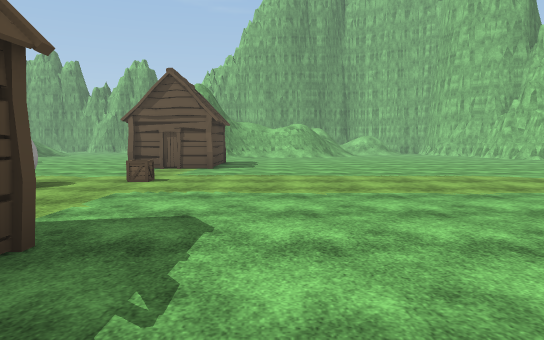
view 1 (above)

24 first-person views from a walk through a scene from a Unity 3-D project. The camera is 1.4 m above the floor, tilts 4° down and sees 70° across. The floor is counted in squares, 2 m on a side. Each view is taken from the middle of a square. On the plan, view 1 faces up. The plan holds only what a view shows up to about 11 squares ahead; the rest is blank. The place goes on beyond the plan. The player is left out. Some surface patterns are stand-ins.

view 2
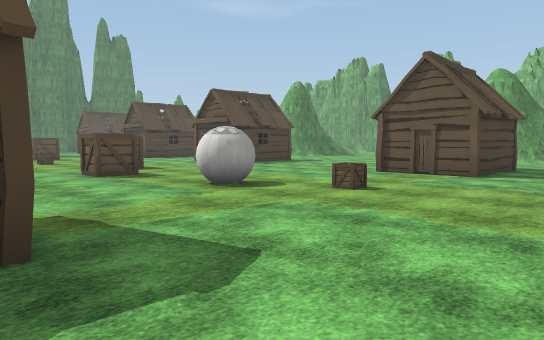

view 3
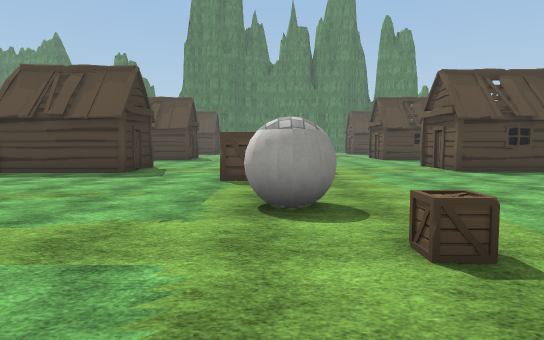

view 4
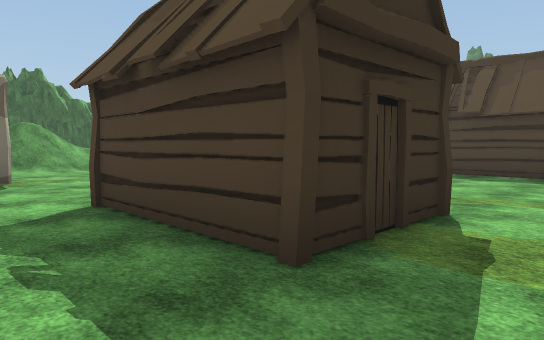

view 5
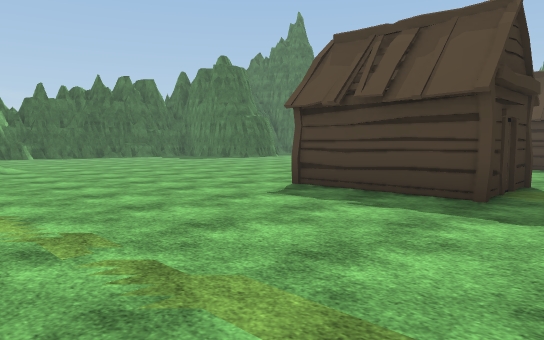

view 6
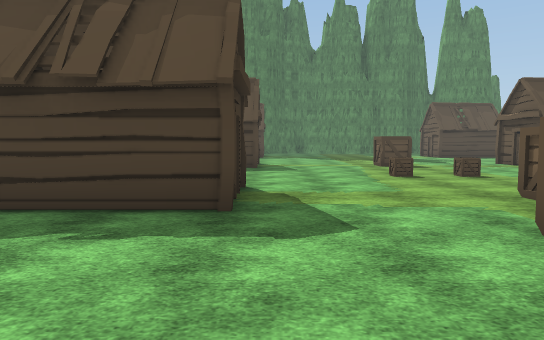

view 7
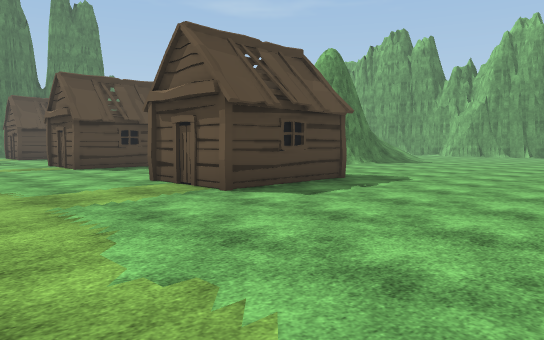

view 8
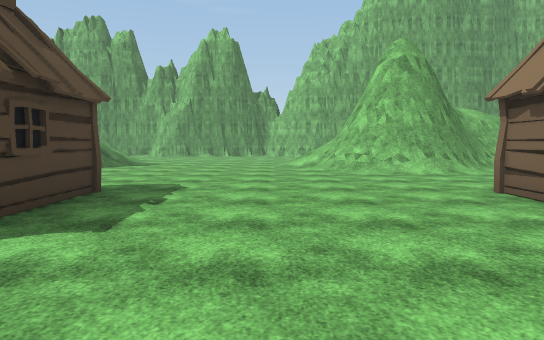

view 9
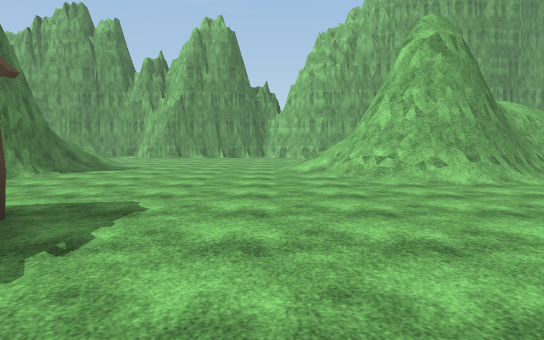

view 10
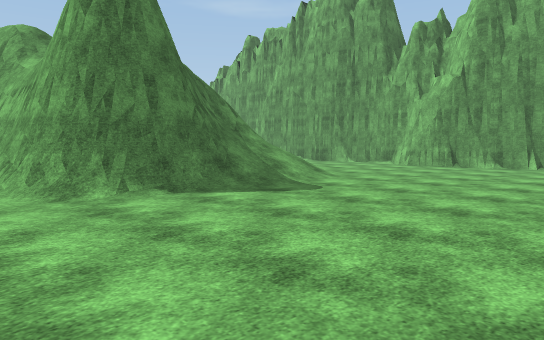

view 11
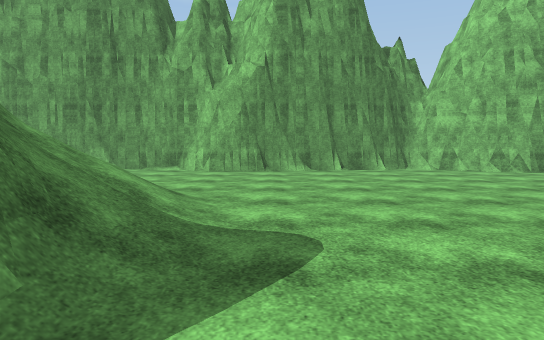

view 12
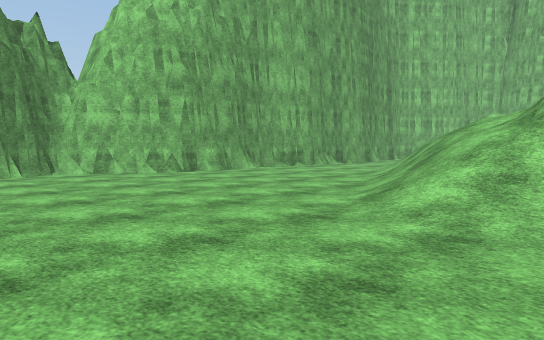

view 13
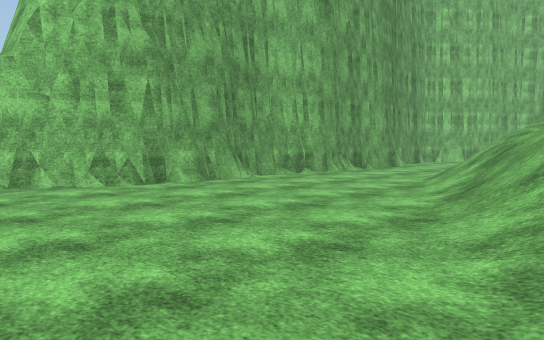

view 14
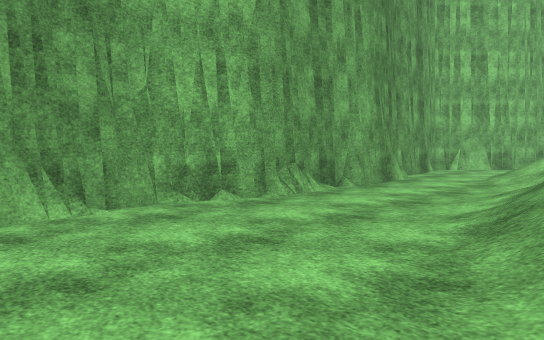

view 15
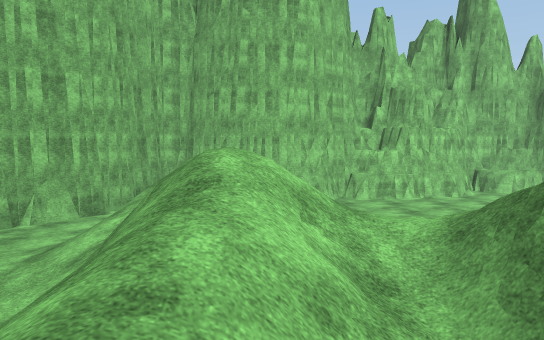

view 16
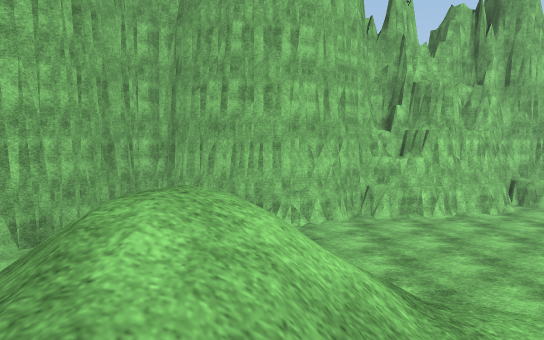

view 17
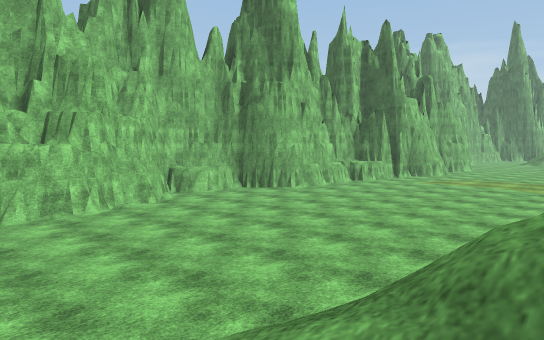

view 18
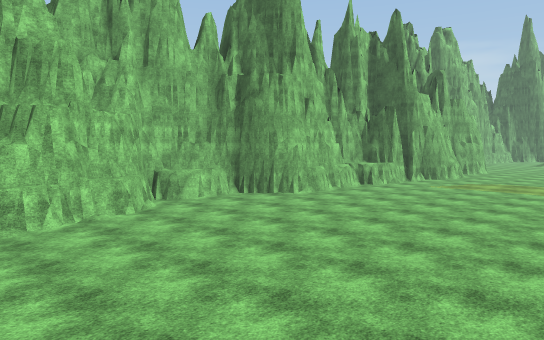

view 19
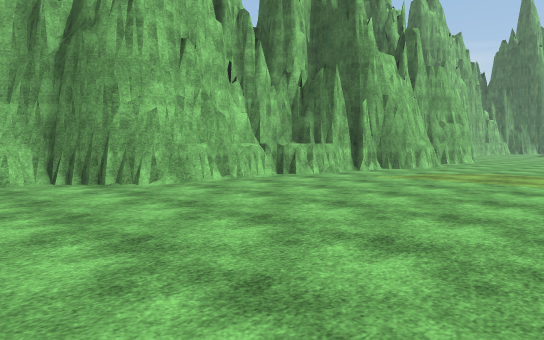

view 20
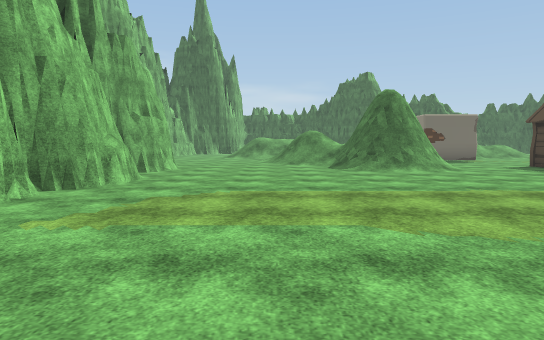

view 21
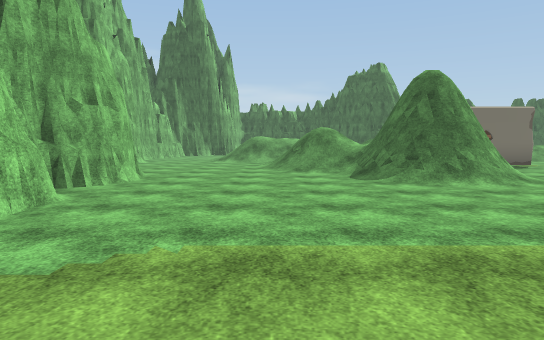

view 22
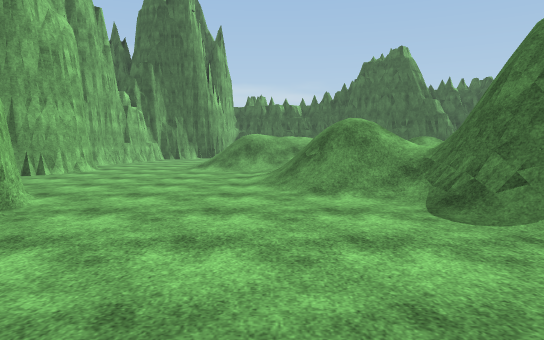

view 23
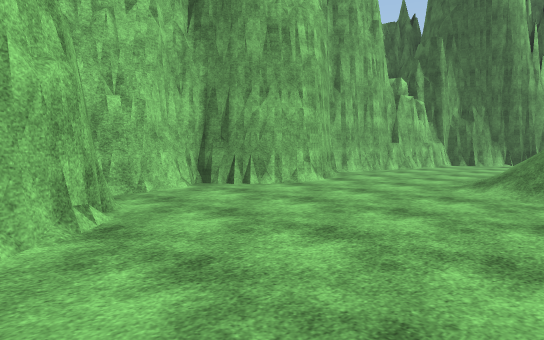

view 24
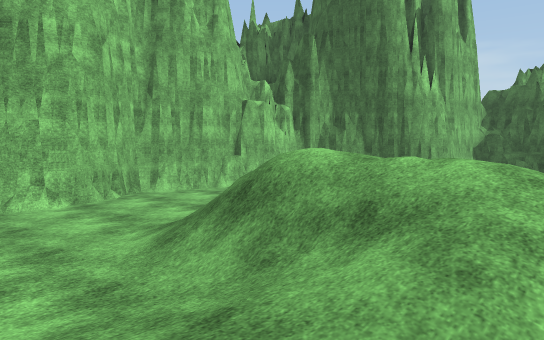

### Floor plan
Key: @ floor where view 1 was taken; # wall or solid block; . floor; / step, stairs or slope; = window, fence, low wall or low ledge; ^ raised ledge; H hut; C crate; B ball.
Columns run from 16 left of view 1 to 12 right of it. Each row starts with its distance up from view 1.
 29 ####   ####
 28 #..#####..##
 27   .........##############
 26   ...................../#
 25   /................////  ##
 24    ............///////   .#
 23    //......../////=      ##
 22   =//....../////////     ##
 21   #//.....////   ///  ....##
 20   ##/.....//   //=///......#
 19    #/...../#  ==    ......##
 18  ###/......####/    ......##
 17  #//........///     .......#
 16      ..........     .......##
 15      ...........    ........#
 14       ..........    ........#
 13 H    HH......HH.    ........#
 12 H..   H.......H.    .......##
 11 H....HH......HH...........##
 10 ..........................##
  9 ..........................^#
  8 ..........................^#
  7 ...C..C.......C...........##
  6 ...C....CC..B.............#
  5 ........C................##
  4 .........................#
  3 .........................##
  2 H....HHH.....HH...........#
  1 H    H.H......H../##/....##
  0 H    HHH.... HH.@/##/....##
 -1       ......  ...  #//....#
 -2      .......  ...   ///.....#
 -3      ....... ..##   ///.....#
 -4      ....... ..   /// /.....#
 -5       .....  ..   /////....##
 -6        .... ///     /////..#
 -7         ../ ///     /////..##
 -8          ./             /...#
 -9                          ...#
-10                          ..##
-11                          ..#
-12                          ..#
-13                           #
-14                         .##
-15                         ##
-16                        .#
-17                       ###

Positions as (right, up) in squares from view 1, and headings:
1: (0, 0), facing up
2: (1, 2), facing up-left
3: (0, 6), facing left
4: (0, 4), facing down-left
5: (-4, 4), facing down-left
6: (-5, 3), facing left
7: (-5, 7), facing up-left
8: (-7, 8), facing up
9: (-7, 10), facing up
10: (-7, 16), facing up-left
11: (-11, 18), facing up
12: (-10, 19), facing up-right
13: (-8, 21), facing up-right
14: (-4, 23), facing up-right
15: (-1, 22), facing right
16: (1, 22), facing right
17: (2, 21), facing down-right
18: (3, 20), facing down-right
19: (4, 15), facing down-right
20: (6, 11), facing down
21: (6, 8), facing down
22: (6, 4), facing down
23: (6, 0), facing down-right
24: (4, -4), facing down-right
